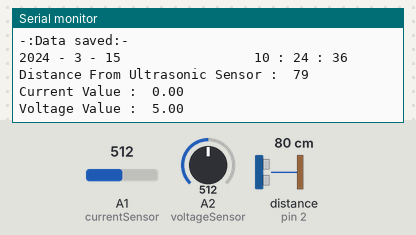
A sketch run on a simulated Arduino Uno, built for the host (arithmetic inside an expression is 32-bit, double 64-bit). Parts: the last lines printed to the serial monitor. Wiring (inferred from the names in the program): ultrasonic range finder: trigger pin 3; echo pin 2. The test bench sets the inputs (shaded band); at power-on: distance to the obstacle (sensor on pin 2) 80 cm, A1 (currentSensor) = 512, A2 (voltageSensor) = 512. The echo pulse lasts 58.3 µs per cm; the local clock reads 2024-03-15 10:24:30 at power-on unless the sketch sets it; storage starts empty.

Above: at 6.2 s.
6.3 s: distance to the obstacle (sensor on pin 2) set to 12 cm
At 6.45 s:
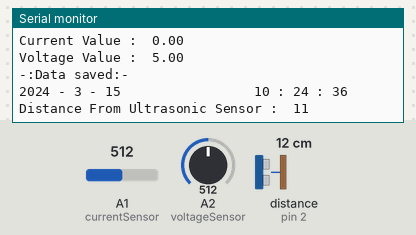
9.3 s: distance to the obstacle (sensor on pin 2) set to 9 cm
At 9.51 s:
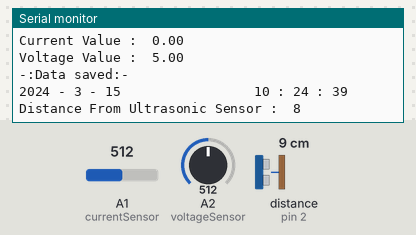
12.3 s: A1 (currentSensor) set to 504
At 12.55 s:
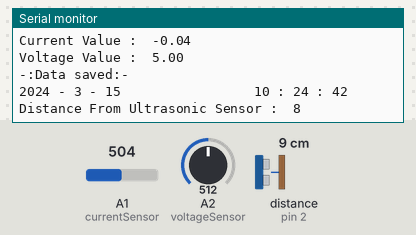
18.3 s: A2 (voltageSensor) set to 1010
At 18.36 s:
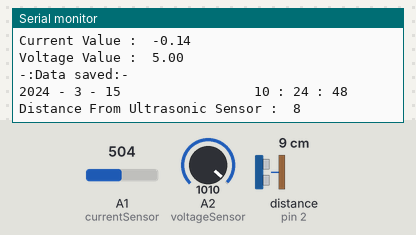
19.8 s: A2 (voltageSensor) set to 1023
At 19.9 s:
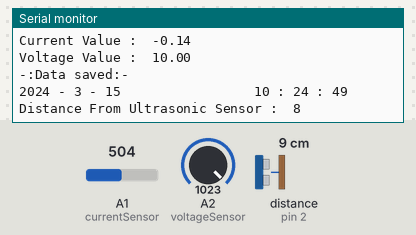
Timing chart, 0 to 22.8 s (numbered marks = the images above; inputs shaded):
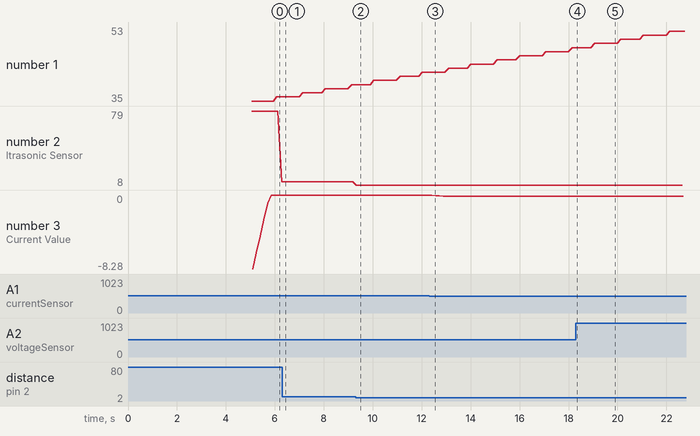

The sketch:

IMSproject_code.ino
```cpp
#include <Wire.h>
#include <RTClib.h>
#include <SPI.h>
#include <SD.h>

//SD card and RTC related stuff
RTC_DS1307 rtc ;
File imsfile;
const int cs = 10;


//Ultrasonic Sensor related stuff
#define  Trig 3
#define  Echo 2
int distanceCm = 0;
int duration = 0;


// voltage sensor related stuff
#define voltageSensor  A2
float voltage ;
float value;
float maped;
float r2 = 30000.00 ;
float r1 = 10000.00 ;


//current sensor related stuff
#define currentSensor A1
float current = 0.00 ;
float offsetted_val ;
float converted_voltage = 0.00;


// current sensing filtering stuff
int smooth[10] ;
int total = 0 ;
int readingNo = 0 ;
float average = 0 ;


void setup() {

  Serial.begin(9600);

  SD.begin();
  rtc.begin();
  Wire.begin();

  pinMode(cs, OUTPUT);

  pinMode(Echo , INPUT);
  pinMode(Trig , OUTPUT);

Serial.println("INITIALIZATION");

if(rtc.begin())
{
  Serial.println("RTC Initialization Successfull");
}
  else
        {
          Serial.println("RTC initialization Failed");
        }

if(SD.begin())
{
  Serial.println("SD Card initialization Successfull");
}
  else
        {
          Serial.println("SD Card initialization Failed");
        }


Serial.println(" PROGRAM STARTED");

 delay(5000);

}

void loop() {

UltraSonic_Sensor();

Serial.println();
DateTime now =rtc.now();
Serial.print(now.year() , DEC);
Serial.print(" - ");
Serial.print(now.month() , DEC);
Serial.print(" - ");
Serial.print(now.day() , DEC);
Serial.print("                 ");
Serial.print(now.hour() , DEC);
Serial.print(" : ");
Serial.print(now.minute() , DEC);
Serial.print(" : ");
Serial.print(now.second() , DEC);
Serial.println();
Serial.print("Distance From Ultrasonic Sensor :  ");
Serial.println(UltraSonic_Sensor());
Serial.print("Current Value :  ");
Serial.println(currentSensing());
Serial.print("Voltage Value :  ");
Serial.println(voltageSensing());


  imsfile = SD.open("sdcard.txt", FILE_WRITE);
  if (imsfile)
  {


imsfile.println("_________________________________________________");
imsfile.print(now.year() , DEC);
imsfile.print(" - ");
imsfile.print(now.month() , DEC);
imsfile.print(" - ");
imsfile.print(now.day() , DEC);
imsfile.print("                 ");
imsfile.print(now.hour() , DEC);
imsfile.print(" : ");
imsfile.print(now.minute() , DEC);
imsfile.print(" : ");
imsfile.print(now.second() , DEC);
imsfile.println();
imsfile.print("Distance From Ultrasonic Sensor :  ");
imsfile.println(UltraSonic_Sensor());
imsfile.print("Current Value :  ");
imsfile.println(currentSensing());
imsfile.print("Voltage Value :  ");
imsfile.println(voltageSensing());
imsfile.println("_________________________________________________");

imsfile.close();
Serial.println("-:Data saved:-");
  }
  else
  {
    Serial.println("error opening sdcard.txt");
  }

}


float currentSensing()
{
  total = total - smooth[readingNo];
  smooth[readingNo] = analogRead(currentSensor);
  total =total + smooth[readingNo] ;
  readingNo++;
  if(readingNo >= 10)
  {readingNo = 0 ;}

 average = total / 10 ;
 converted_voltage = ((average * 5)/1024) ;
 converted_voltage = converted_voltage - 2.50 ;             // 2720 mV gives 1Amp of current
 current = converted_voltage/ 0.2720 ;
  return(current) ;

}


 float voltageSensing()
{
  value = analogRead(voltageSensor);
  voltage = (value*(5.0/682)*(r1 + r2))/r2 ;

  return (voltage);
}


int UltraSonic_Sensor()
{
 //makig a pulse for trigring Ultrasonic Sensor
digitalWrite(Trig, LOW);
delayMicroseconds(2);
digitalWrite(Trig, HIGH);
delayMicroseconds(10);
digitalWrite(Trig, LOW);
//Formulation
duration = pulseIn(Echo, HIGH);
distanceCm= duration*0.034/2;
return(distanceCm);
}
```

Measured:
- after the input at 6.3 s, the serial monitor: prints a new line after 0.13 s (image 1)
- after the input at 9.3 s, the serial monitor: prints a new line at once (image 2)
- after the input at 12.3 s, the serial monitor: prints a new line after 0.12 s (image 3)
- plotted number 2: 11 → 8 after the input at 9.3 s
- plotted number 3: 0 → -0.14 after the input at 12.3 s
